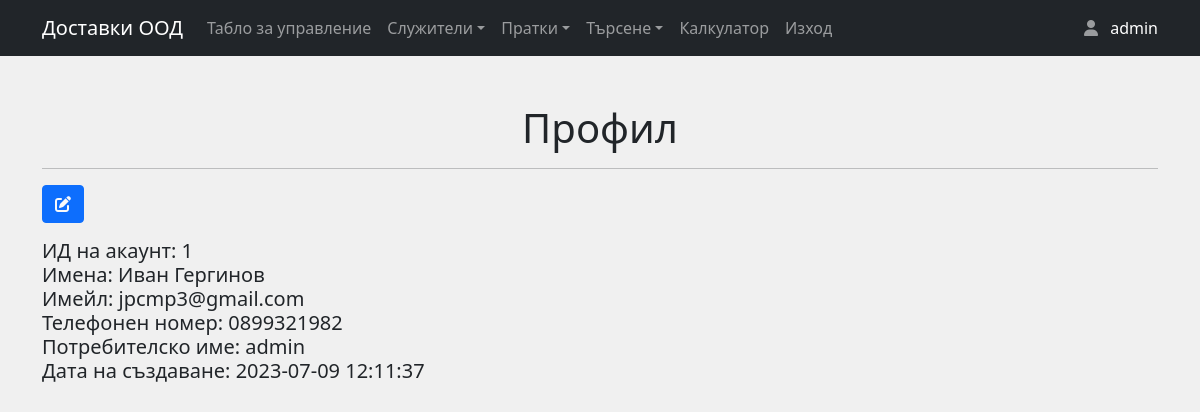
The app's page /profile.php (signed in) with its own data.
### tables this page shows
CREATE TABLE `users` (
  `usersId` int(6) NOT NULL,
  `usersName` varchar(128) NOT NULL,
  `usersEmail` varchar(128) NOT NULL,
  `usersPhoneNumber` varchar(20) NOT NULL,
  `usersUid` varchar(128) NOT NULL,
  `usersPwd` varchar(128) NOT NULL,
  `userCreatedDate` datetime NOT NULL DEFAULT current_timestamp()
);

### profile.php (the view, shortened to what this page needs)
<?php
include_once 'header.php';
include_once 'includes/dbh.inc.php';
?>
<div class="container my-5">
    <h1 class="text-center my-3">Профил</h1>
    <hr>
    <?php
    $id = $_SESSION["userid"];
    $sql = "SELECT * FROM users WHERE usersId = '$id'";
    $resultData = mysqli_query($conn, $sql);
    if ($resultData && mysqli_num_rows($resultData) > 0) {
        $row = mysqli_fetch_assoc($resultData);
        $name = $row['usersName'];
        $email = $row['usersEmail'];
        $phoneNumber = $row['usersPhoneNumber'];
        $username = $row['usersUid'];
        $userCreatedDate = $row['userCreatedDate'];
        echo '
        <a href="updateUser.php?updateid=' . $id . '" class="btn btn-primary text-light" style="text-decoration: none"><i class="fas fa-edit"></i></a>';
    }
    echo '<div class="my-3"><h5>
        ИД на акаунт: ' . $id . '<br>
        Имена: ' . $name . '<br>
        Имейл: ' . $email . '<br>
        Телефонен номер: ' . $phoneNumber . '<br>
        Потребителско име: ' . $username . '<br>
        Дата на създаване: ' . $userCreatedDate . '</div>';
    ?>
</div>

### records on screen
users: usersName "Иван Гергинов", usersEmail "jpcmp3@gmail.com", usersPhoneNumber "0899321982", usersUid "admin", userCreatedDate "2023-07-09 12:11:37"

### other values on screen
$_SESSION["useruid"] "admin"
$id "1"
